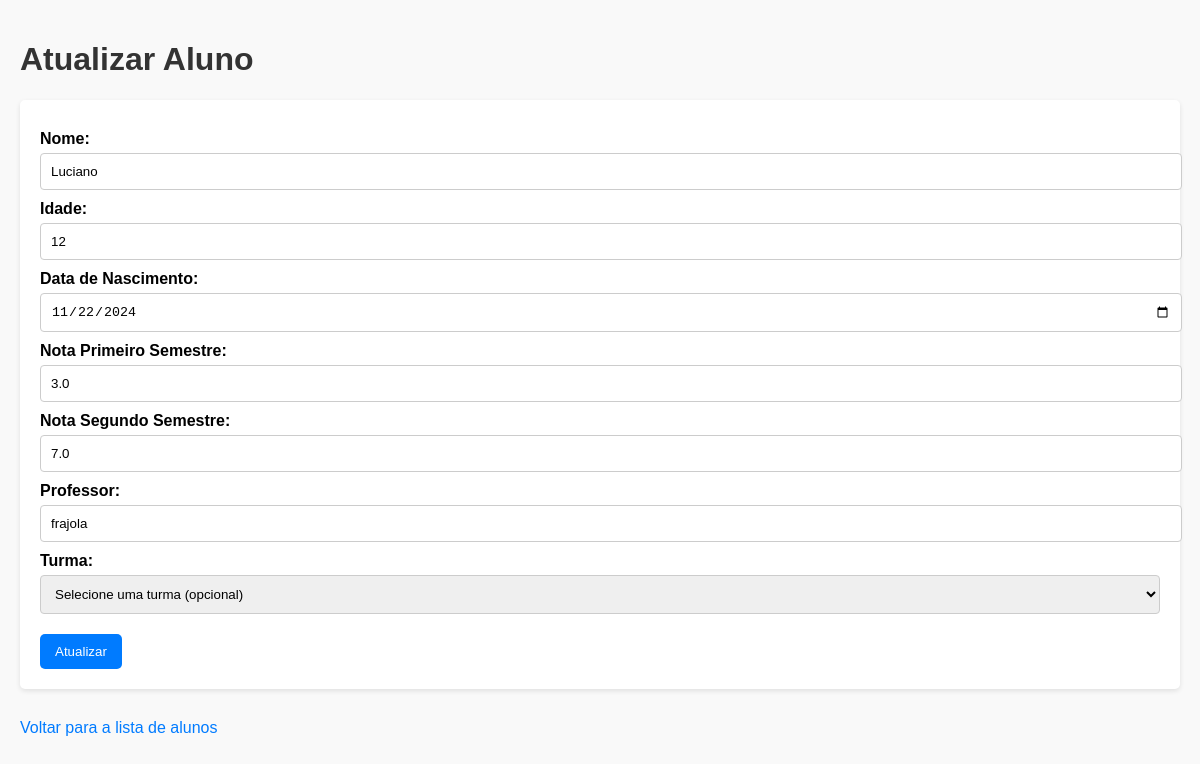
The page /alunos/1/editar on the database its author committed.
### Alunos/alunos_model.py (models this page shows, shortened)
class Aluno(db.Model):
    id = db.Column(db.Integer, primary_key=True)
    nome = db.Column(db.String(100))
    idade = db.Column(db.Integer)
    data_nascimento = db.Column(db.Date)
    nota_primeiro_semestre = db.Column(db.Float)
    nota_segundo_semestre = db.Column(db.Float)
    media_final = db.Column(db.Float)
    professor = db.Column(db.String(150))
    turma_id = db.Column(db.Integer, db.ForeignKey('turma.id'), nullable=True)
    def to_dict(self):
        return {
            'id': self.id,
            'nome': self.nome,
            'idade': self.idade,
            'data_nascimento': self.data_nascimento,
            'nota_primeiro_semestre': self.nota_primeiro_semestre,
            'nota_segundo_semestre': self.nota_segundo_semestre,
            'media_final': self.media_final,
            'professor': self.professor
        }

### Alunos/alunos_routes.py (the view, shortened to what this page needs)
@alunos_blueprint.route('/alunos/<int:id_aluno>/editar', methods=['GET', 'POST'])
def update_aluno(id_aluno):
    aluno = aluno_por_id(id_aluno)  # Supondo que você esteja usando SQLAlchemy
    return render_template('alunos/aluno_update.html', aluno=aluno)  # Renderiza um template para o formulário de atualização

### Alunos/alunos_model.py (called while the page is built)
def aluno_por_id(id_aluno):
    aluno = Aluno.query.get(id_aluno)
    if not aluno:
        raise AlunoNaoEncontrado
    return aluno.to_dict()

### templates/alunos/aluno_update.html (shortened to what this page needs)
<!DOCTYPE html>
<html lang="pt-BR">
<head>
</head>
<body>
    <h1>Atualizar Aluno</h1>
    <form action="{{ url_for('alunos.update_aluno', id_aluno=aluno['id']) }}" method="POST">
        <label for="nome">Nome:</label>
        <input type="text" id="nome" name="nome" value="{{ aluno['nome'] }}" required>
        <label for="idade">Idade:</label>
        <input type="number" id="idade" name="idade" value="{{ aluno['idade'] }}" required>
        <label for="data_nascimento">Data de Nascimento:</label>
        <input type="date" id="data_nascimento" name="data_nascimento" value="{{ aluno['data_nascimento'] }}" required>
        <label for="nota_primeiro_semestre">Nota Primeiro Semestre:</label>
        <input type="number" step="0.01" id="nota_primeiro_semestre" name="nota_primeiro_semestre" value="{{ aluno['nota_primeiro_semestre'] }}">
        <label for="nota_segundo_semestre">Nota Segundo Semestre:</label>
        <input type="number" step="0.01" id="nota_segundo_semestre" name="nota_segundo_semestre" value="{{ aluno['nota_segundo_semestre'] }}">
        <label for="professor">Professor:</label>
        <input type="text" id="professor" name="professor" value="{{ aluno['professor'] }}">
        <label for="turma_id">Turma:</label>
        <select id="turma_id" name="turma_id">
            <option value="" disabled {% if not aluno['turma_id'] %}selected{% endif %}>Selecione uma turma (opcional)</option>
        </select>
        <button type="submit">Atualizar</button>
    </form>
    <a href="{{ url_for('alunos.get_alunos') }}">Voltar para a lista de alunos</a>
</body>
</html>

### templates/alunos/aluno_update.html (style rules this page uses)
body { font-family: Arial, sans-serif; background-color: #f9f9f9; margin: 0; padding: 20px; }
h1 { color: #333; }
form { background-color: #fff; padding: 20px; border-radius: 5px; box-shadow: 0 2px 5px rgba(0, 0, 0, 0.1); margin-bottom: 20px; }
label { display: block; margin-top: 10px; font-weight: bold; }
input[type="text"], input[type="number"], input[type="date"], select { width: 100%; padding: 10px; margin-top: 5px; border: 1px solid #ccc; border-radius: 4px; }
button { margin-top: 20px; padding: 10px 15px; background-color: #007bff; color: white; border: none; border-radius: 5px; cursor: pointer; }
a { display: inline-block; margin-top: 10px; text-decoration: none; color: #007bff; }

### rows shown on the page
Aluno: nome "Luciano", data_nascimento "11/22/2024", nota_primeiro_semestre "3.0", nota_segundo_semestre "7.0", professor "frajola"
